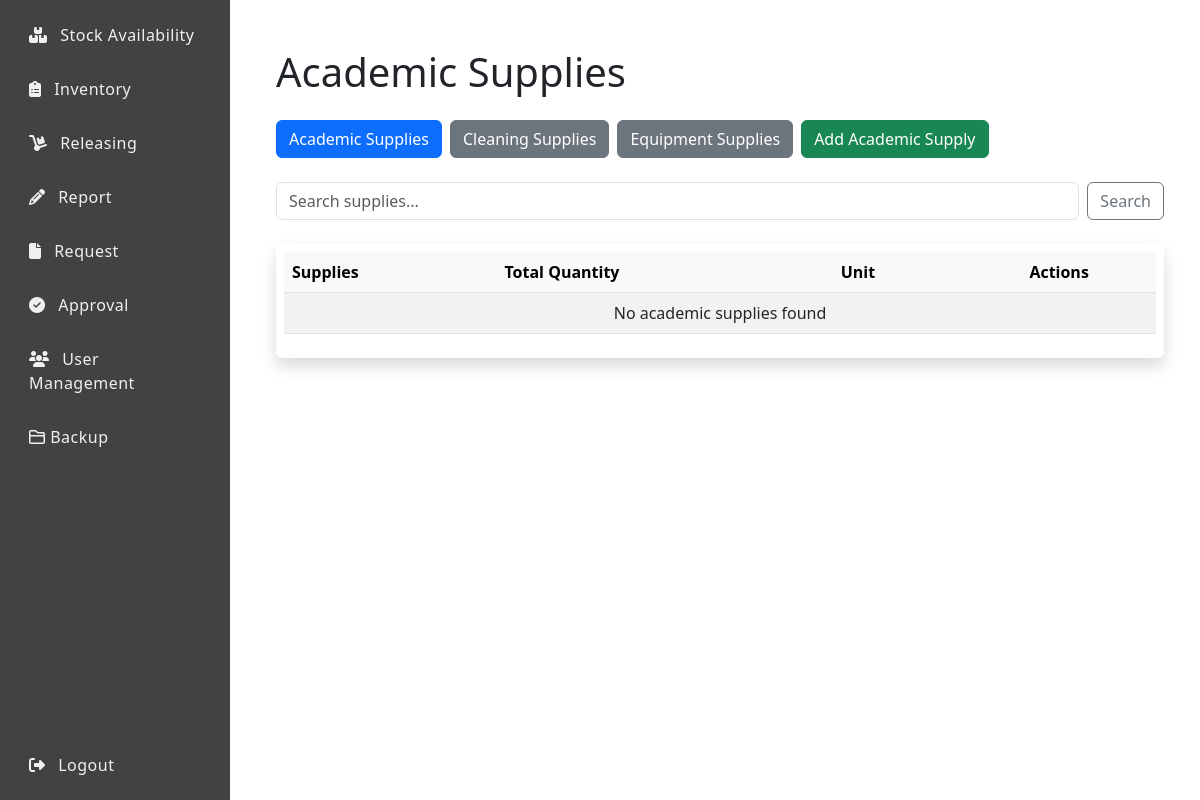
/stocks/academic.php, run on an earlier commit of the app's database.
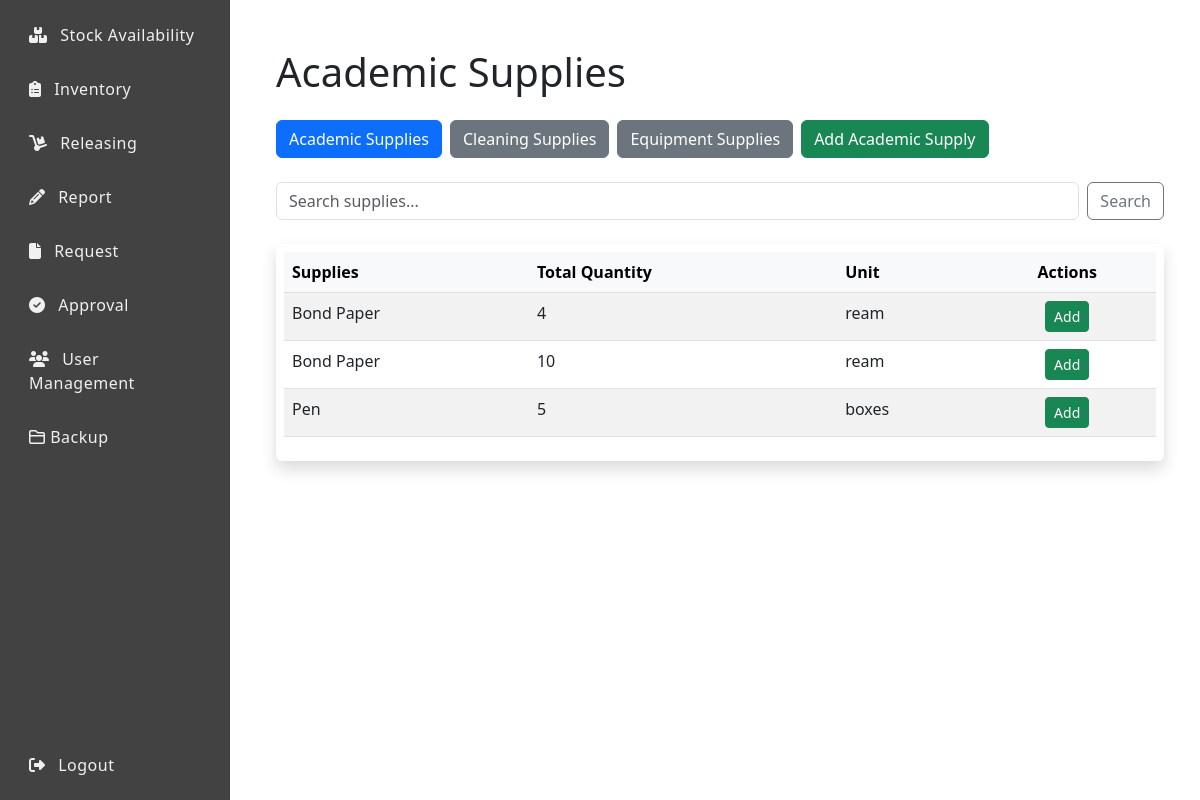
And on a later commit of the database.
### tables this page shows
CREATE TABLE `academic_item` (
  `item_id` int(11) NOT NULL,
  `item_name` varchar(255) NOT NULL,
  `item_code` varchar(255) DEFAULT NULL,
  `item_qty` int(11) DEFAULT 0,
  `item_unit` varchar(50) DEFAULT NULL,
  `item_brand` varchar(255) DEFAULT NULL,
  `date_purchase` date DEFAULT NULL,
  `item_location` varchar(255) DEFAULT NULL,
  `item_life` int(11) DEFAULT NULL,
  `item_remarks` text DEFAULT NULL,
  `equipment_type` text DEFAULT NULL
);

### stocks/academic.php (the view, shortened to what this page needs)
<?php
include '../config/conn.php';
$searchQuery = isset($_POST['searchQuery']) ? $_POST['searchQuery'] : '';
$sql = "SELECT item_name, item_qty as total_qty, item_unit
        FROM academic_item
        WHERE item_name LIKE '%" . $conn->real_escape_string($searchQuery) . "%'
        ORDER BY item_name";
$result = $conn->query($sql);
?>
<!DOCTYPE html>
<html lang="en">
<head>
    <link href="https://cdn.jsdelivr.net/npm/bootstrap@5.3.0/dist/css/bootstrap.min.css" rel="stylesheet">
    <link rel="stylesheet" href="https://cdnjs.cloudflare.com/ajax/libs/font-awesome/6.4.0/css/all.min.css">
</head>
<body>
    <div class="d-flex vh-100">
        <?php include '../includes/sidebar.php'; ?>
        <div class="flex-grow-1 p-4">
            <div class="container py-4">
                <h1 class="mb-4">Academic Supplies</h1>
                <div class="d-flex flex-wrap gap-2 mb-4">
                    <a href="../stocks/academic.php" class="btn btn-primary">Academic Supplies</a>
                    <a href="../stocks/cleaning.php" class="btn btn-secondary">Cleaning Supplies</a>
                    <a href="../stocks/equipment.php" class="btn btn-secondary">Equipment Supplies</a>
                    <a href="../equipment/add_academic.php" class="btn btn-success">Add Academic Supply</a>
                </div>
                <form method="POST" class="d-flex mb-4">
                    <input type="text" name="searchQuery" id="searchInput" class="form-control" placeholder="Search supplies..." value="<?php echo htmlspecialchars($searchQuery); ?>">
                    <button type="submit" class="btn btn-outline-secondary ms-2">Search</button>
                </form>
                <div class="bg-white shadow rounded p-2">
                    <table class="table table-striped">
                        <thead class="table-light">
                            <tr>
                                <th scope="col">Supplies</th>
                                <th scope="col">Total Quantity</th>
                                <th scope="col">Unit</th>
                                <th scope="col" class="text-center">Actions</th>
                            </tr>
                        </thead>
                        <tbody>
                            <?php
                            if ($result->num_rows > 0) {
                                while ($row = $result->fetch_assoc()) {
                                    echo "<tr>";
                                    echo "<td>" . htmlspecialchars($row["item_name"]) . "</td>";
                                    echo "<td>" . htmlspecialchars($row["total_qty"]) . "</td>";
                                    echo "<td>" . htmlspecialchars($row["item_unit"]) . "</td>";
                                    echo "<td class='text-center'>";
                                    echo "<a href='../equipment/add_academic.php?item_name=" . urlencode($row["item_name"]) . "&item_unit=" . urlencode($row["item_unit"]) . "' class='btn btn-success btn-sm'>Add</a>";
                                    echo "</td>";
                                    echo "</tr>";
                                }
                            } else {
                                echo "<tr><td colspan='4' class='text-center'>No academic supplies found</td></tr>";
                            }
                            ?>
                        </tbody>
                    </table>
                </div>
            </div>
        </div>
    </div>
</body>
</html>

What changed in the data, as far as the page shows it:
added academic_item: item_name "Bond Paper", item_qty "4", item_unit "ream"
added academic_item: item_name "Bond Paper", item_qty "10", item_unit "ream"
added academic_item: item_name "Pen", item_qty "5", item_unit "boxes"
Also different on the page:
text no longer shown: "No academic supplies found"
